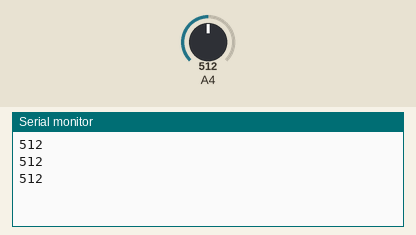
Recording of a sketch running on a simulated Arduino Uno, built with avr-gcc and run on an emulated ATmega328P. Shown: the last lines printed to the serial monitor. The inputs (shaded band) are chosen by the test bench; at power-on: A4 = 512.

Above: at 1.3 s.
1.4 s: A4 set to 716
At 1.9 s:
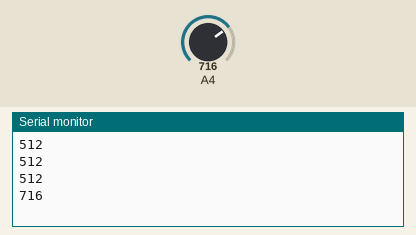
2.9 s: A4 set to 900
At 3.4 s:
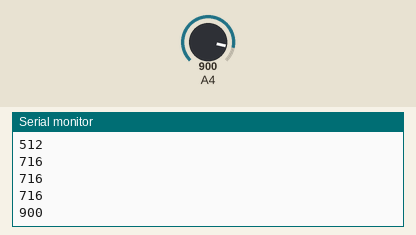
Timing chart, 0 to 5.9 s (numbered marks = the images above; inputs shaded):
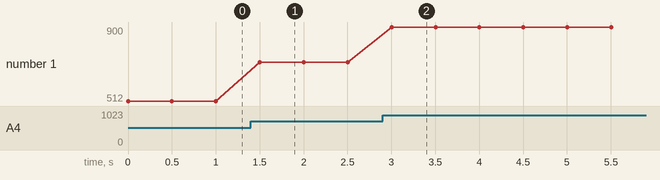

The sketch:

Lab8_Photo_cell.ino
```cpp
void setup() {
  digitalWrite(A4, HIGH);  // 開啟 A4 內建上拉電阻
  Serial.begin(9600);  // 初始化序列埠監控視窗的傳輸速度 9600bps
}
void loop() {
  // 讀取類比輸入接腳 A4 的電壓，回傳介於 0~1023 數值
  int val = analogRead(A4);
  Serial.println(val);  // 將變數val的值顯示到序列埠監控視窗
  delay(500);          // 程式暫停500毫秒 (相當於0.5秒鐘)
}
```

Measured:
- after the input at 1.4 s, the serial monitor: prints a new line after 0.10 s (image 1)
- after the input at 2.9 s, the serial monitor: prints a new line after 0.10 s (image 2)
- plotted number 1: 512 → 716 after the input at 1.4 s, 716 → 900 after the input at 2.9 s
